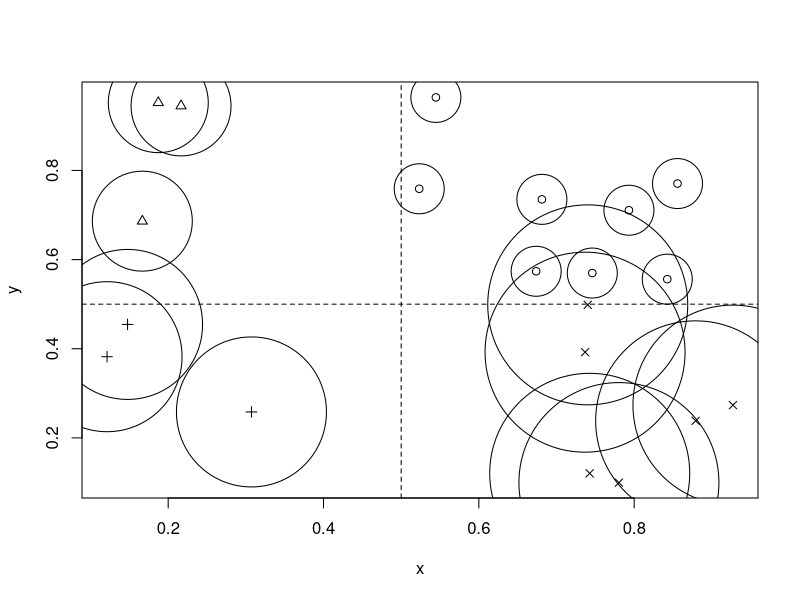
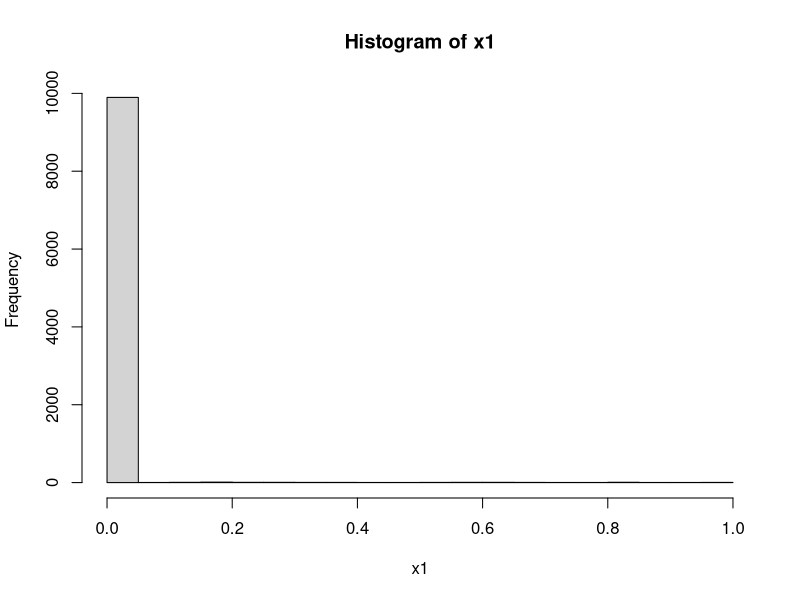
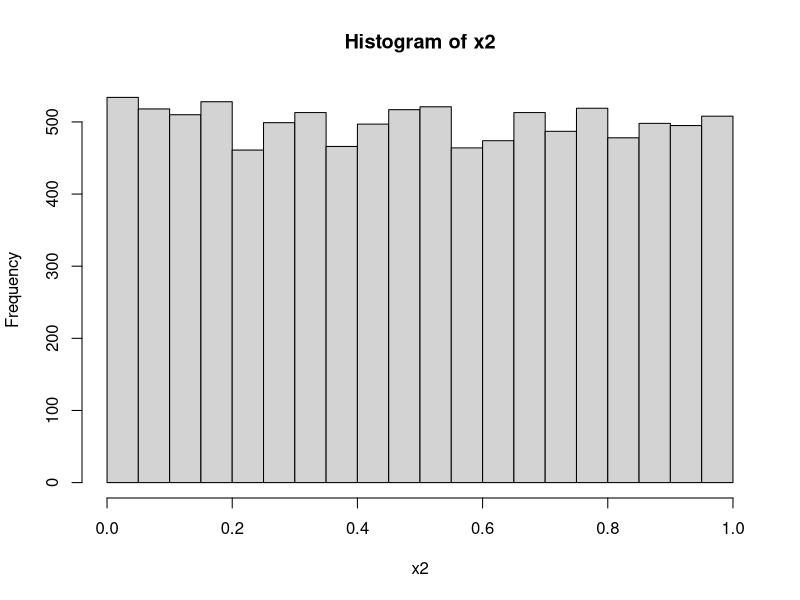
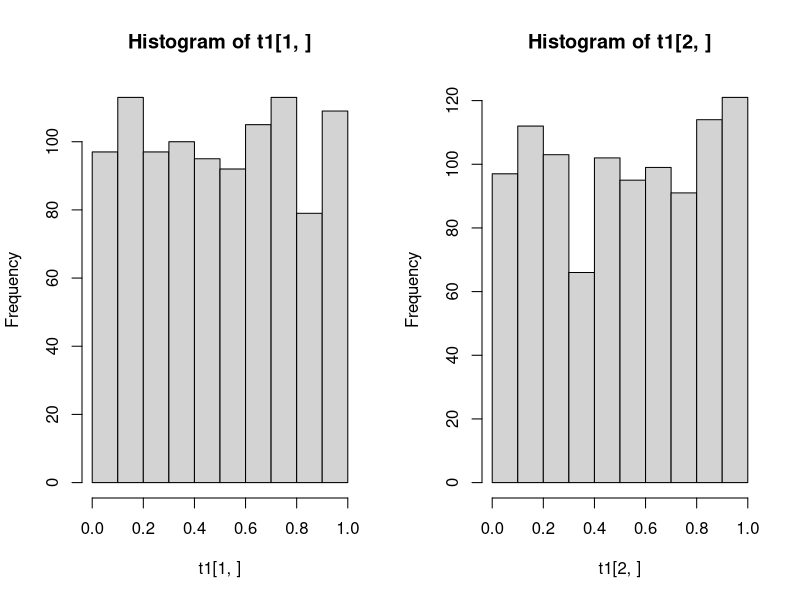
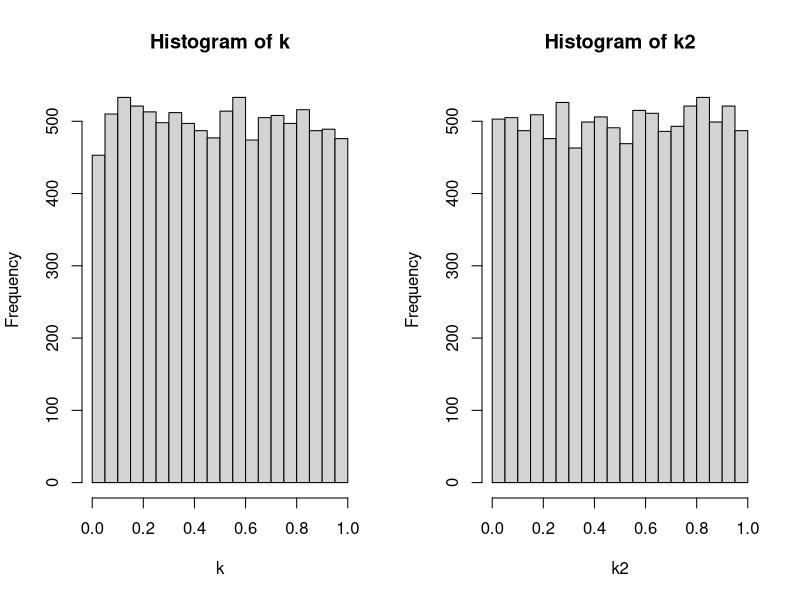
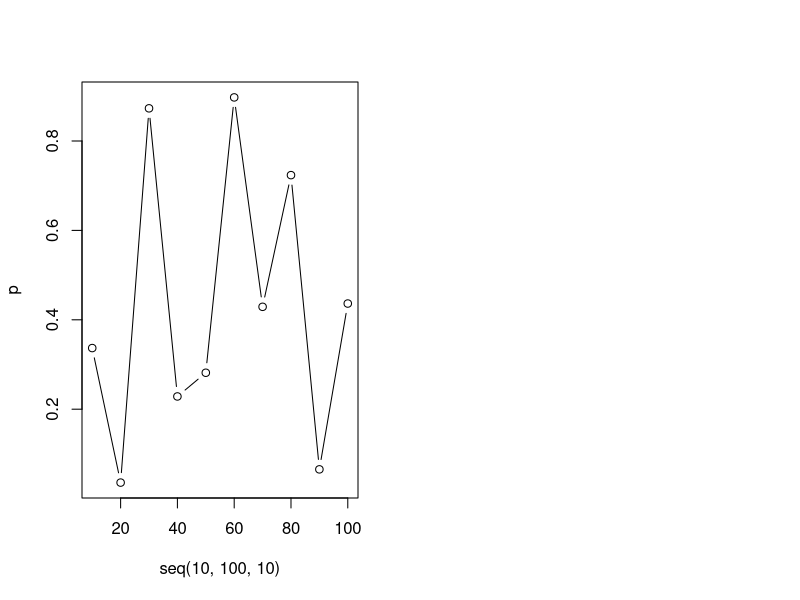

Reproduce these figures in R, in order.
##-HW1-################
#1(a)
rep(seq(0,4), each = 5)

#1(b)
seq(1:5) + rep(0:4, each = 5)

#1(C) 
x <- c("red","yellow","blue","green","magenta","cyan")
i <- seq(1:3) + rep(0:3, each = 3)
x[i]


#2(a)-################
library(spatstat)

mindist <- function(x, y){
 min(nndist(x, y))
}

x <- runif(20)
y <- runif(20)
mindist(x, y)

#2(b)
grid <- function(x){
  if(x[1] > 0.5 && x[2] > 0.5){index <- 1
  }else if(x[1] < 0.5 && x[2] > 0.5){index <- 2
  }else if(x[1] < 0.5 && x[2] < 0.5){index <- 3
  }else {index <- 4}
}
xy <- rbind(x,y)
index <- apply(xy, 2, grid)

plot(x, y, pch=index)
abline(h = 0.5, v = 0.5, lty=2)

#2(c)
symbols(x, y, circles = index, add = T)


#3-################
gcd = function(a,b){
  if (b==0) a else gcd(b, a %% b) 
}

lcm = function(c,d){
  return(c * d / gcd(c,d)) 
}


#4(a)-################
midsqur <- function(seed,times){
  numvector <- NULL
  for(i in 1:times){
    num <- seed * seed
    seed <- (num%/%1000) %% 1000000
    numvector <- c(numvector, seed)
  }
  numvector <- (numvector / 10^6)
  return(numvector)
}

x <- ceiling(runif(1, 0, 999999)) 
x1 <- midsqur(x, 10000)
hist(x1)
ks.test(x1, y = "punif")

for(i in 1:length(x1)){
  y <- x1[i] - x1
  yc <- x1[which(y == 0)]
}
table(yc)


#4(b)
x1 <- 0.6
x2 <- 0
for (i in 1:10000){
  x1 <- (69069*x1) %% 2^32
  x2 <- c(x2, x1)
}
x2 <- x2[-1] / 2^32
hist(x2)

v <- floor(x2 * 10) 
chisq.test(table(v))
ks.test(x2, y = "punif")


#4(c)
xi <- rnorm(1, 0, 1)
yi <- rnorm(1, 0, 1)
zi <- rnorm(1, 0, 1)
vector <- NULL

for (j in 1:10000) {
  xi <- (171*xi) %% 30269
  yi <- (172*yi) %% 30307
  zi <- (170*zi) %% 30323
  ui <- ((xi/30269) + (yi/30307) + (zi/30323)) %% 1
  vector <- c(vector, ui)
}

v <- floor(x2 * 10) 
chisq.test(table(v))
ks.test(vector, y = "punif")


#5(a)-################
t1 <- NULL
be <- 10000/15
for (i in 1:1000) {
  a1 <- sample(c(1:15), 10000, T)
  a2 <- ceiling(15 * runif(10000))
  b1 <- table(a1)
  b2 <- table(a2)
  c1 <- sum((b1-be)^2 / be)
  c2 <- sum((b2-be)^2 / be)
  d1 <- pchisq(c1, 14)
  d2 <- pchisq(c2, 14)
  t1 <- cbind(t1,c(d1,d2))
}
par(mfrow = c(1, 2))
hist(t1[1,])
hist(t1[2,])

v1 <- table(floor(t1[1,] * 10))
chisq.test(v1)
v2 <- table(floor(t1[2,] * 10))
chisq.test(v2)

#5(b)
casio <- function(seed, times){
  phi <- (1+sqrt(5)) / 2
  uvector <- NULL
  for(i in 1:times){
    seed <- ((phi+seed)^5) %% 1
    uvector <- c(uvector,seed)
  }
  return(uvector)
}

casio2 <- function(seed,times){
  uvector <- NULL
  for(i in 1:times){
    seed <- ((sqrt(2)+seed)^5) %% 1
    uvector <- c(uvector,seed)
  }
  return(uvector)
}

l <- runif(1, 0, 1)
k <- casio(l, 10000)
k2 <- casio2(l, 10000)
par(mfrow = c(1, 2))
hist(k)
hist(k2)

v1 <- floor(k * 10)
chisq.test(table(v1))
v2 <- floor(k2 * 10)
chisq.test(table(v2))

#6
fibonacci <- function(seed,n){ 
  m=length(seed)-1 #seed is a vector
  #m隨seed的元素個數變化
  #-1的目的從最後一個數開始加
  for (j in 1:n) { 
    x=(seed[j]+seed[j+m]) %% 1
    seed=c(seed,x)
  }
  return(seed[-c(1:(m+1))])
}

p<-NULL
for(i in 1:10){
  k<-runif(10*i, 0, 1)
  k<-fibonacci(k,10000)
  pvector<-chisq.test(table(ceiling(k*10)/10))$p.value
  p<-c(p,pvector)
}

plot(seq(10, 100, 10), p, type = "b")
 
p <- NULL
pid <- NULL
for(i in 1:10){
  k <- runif(10*i, 0, 1)
  k <- fibonacci(k,10000)
  pvector <- chisq.test(table(ceiling(k*10)/10))$p.value
  p <- c(p,pvector)
  mat <- matrix(k[-1],ncol=3333,byrow=F)
  mat2 <- apply(mat,2,rank)
  mat3 <- mat2[1,]*100+mat2[2,]*10+mat2[3,]
  pidvector <- chisq.test(table(mat3))$p.value
  pid <- c(pid,pidvector)
}
